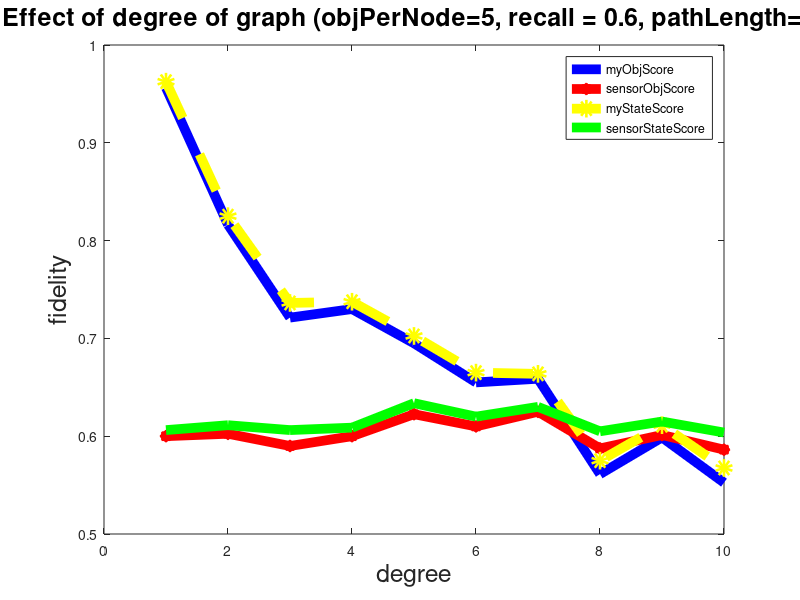

MATLAB code to generate this figure:
% 
% x = 1: 0.1 : 2;
% map = [0.209 0.2098 0.2104 0.2111 0.2121 0.2127 0.2134 0.214 0.2148 0.2152 0.2158];
% plot(x, map);
% xlabel('k1');
% ylabel('MAP');
% title('myBM25 MAP vs. k1');

% x = 0 : 200 : 1000;
% map = [0.216 0.2158 0.2158 0.2158 0.2158 0.2158];
% plot(x, map);
% xlabel('k3');
% ylabel('MAP');
% title('myBM25 MAP vs. k3');

% x = 0.1 : 0.1 : 0.8;
% myObjScore = [0.8874237114561513 0.7710148111716169 0.8188136148113507 0.8153660691348886 0.7777983333242986 0.8333527484521154 .833911606491867 0.9374006721189054 ];
% sensorObjScore = [0.4280903210869078 0.4204277492231784 0.42821688716716155 0.4341548273246564 0.42620940445851474 0.42637851647913144 0.41786966778730933 .42669586797426684];
% myStateScore = [0.8333333333333333 0.6535714285714286 0.7166666666666667 0.715 0.6416666666666666 0.7333333333333333 0.75 0.9];
% plot(x, myObjScore, '-b', 'LineWidth', 12);
% hold on;
% plot(x, sensorObjScore, '*r-', 'LineWidth', 12)
% hold on;
% plot(x, myStateScore, 'yo--', 'LineWidth', 12);
% legend('myObjScore', 'sensorObjScore', 'myStateScore', 0);
% xlabel('density');
% ylabel('fidelity');
% title('Effect of density');


% x = 1 : 1 : 10;
% myObjScore = [1 0.9771725888867018 0.9152789394043515 0.934406780881956 0.8366892049584596 0.8333964011333865 0.8315538636004332 0.8152271090749859 0.8240515249974066 0.8234017763074337 ];
% sensorObjScore = [0.41715148575152394 0.4239812206660624 0.411991013011413 0.44097550655017737 0.43171120580690225 0.42925454197531105 0.43925454197531105 0.42548027916387543 0.42286834243426014 0.41780705677830243 ];
% myStateScore = [1 0.9666666666666666 0.8666666666666666 0.9 0.7333333333333334 0.7333333333333333 0.7333333333333332 0.7 0.7333333333333334 0.725];
% plot(x, myObjScore, '-b', 'LineWidth', 12);
% hold on;
% plot(x, sensorObjScore, '*r-', 'LineWidth', 12)
% hold on;
% plot(x, myStateScore, 'yo--', 'LineWidth', 12);
% legend('myObjScore', 'sensorObjScore', 'myStateScore', 0);
% xlabel('objPerNode');
% ylabel('fidelity');
% title('Effect of object per node (density=0.7, dimension=30, nodeNum=10, stdDev=30)');

% x = 10 : 1 : 19;
% myObjScore = [1 1 1 0.9806476181570577 1 1 0.9770237390411374 0.9820366917610416 1.0 0.9791427438114411 ];
% sensorObjScore = [0.6638286159009998 0.658143359908764 0.6354936692655665 0.6210497114238887 0.6004358468874997 0.5812841879648349 0.5742958481625683 0.5612905040992195 0.5478207941805118 0.5369640825223825];
% myStateScore = [1 1 1 0.975 1 1 0.9666666666666666 0.975 1.0 0.9666666666666668];
% plot(x, myObjScore, '-b', 'LineWidth', 12);
% hold on;
% plot(x, sensorObjScore, '*r-', 'LineWidth', 12)
% hold on;
% plot(x, myStateScore, 'yo--', 'LineWidth', 12);
% legend('myObjScore', 'sensorObjScore', 'myStateScore', 0);
% xlabel('stdDev');
% ylabel('fidelity');
% title('Effect of standard Deviation (density=0.6, dimension=30, nodeNum=10)');
% 
% x = 1 : 1 : 10;
% myObjScore = [1 1.0 1 1 1 1 1 1 1 1];
% sensorObjScore = [0.6833422439219224 0.6754776712595074 0.6675258682623834 0.6592576281314356 0.650144551221691 0.6430008260872162 0.6342200580932328 0.6199228865 0.6004675280212762 0.5985776740864552];
% myStateScore = [1 1.0 1 1 1 1 1 1 1 1];
% plot(x, myObjScore, '-b', 'LineWidth', 6);
% hold on;
% plot(x, sensorObjScore, '*r-', 'LineWidth', 6)
% hold on;
% plot(x, myStateScore, 'yo--', 'LineWidth', 6);
% legend('myObjScore', 'sensorObjScore', 'myStateScore', 0);
% xlabel('mean');
% ylabel('fidelity');
% title('Effect of mean (density=0.6, dimension=30, nodeNum=30, stdDev=10)');

% x = 10 : 2 : 30;
% myObjScore = [0.8243330669182874 0.8407568412027503 0.8891109740140946  0.892008216638352 0.9205598976346707 0.9354847372202745 0.9769556047263415  0.9755839811911761 0.9785566435963527  0.9764048317686737 0.9750283098616332];
% sensorObjScore = [0.5489641510935381 0.5349786549177286 0.5121957198844216 0.5030894945749249 0.49921148601760257 0.5159035755958441 0.5168998466620696 0.5113485632528767 0.518849512375595  0.5161726924850997 0.5214361460048369];
% myStateScore = [.7  0.7333333333333333 0.8333333333333334 0.8333333333333333 0.8666666666666668  0.9 0.9666666666666666 0.9666666666666668 0.9666666666666668 0.9666666666666668 0.9666666666666668];
% plot(x, myObjScore, '-b', 'LineWidth', 6);
% hold on;
% plot(x, sensorObjScore, '*r-', 'LineWidth', 6)
% hold on;
% plot(x, myStateScore, 'yo--', 'LineWidth', 6);
% legend('myObjScore', 'sensorObjScore', 'myStateScore', 0);
% xlabel('dimension');
% ylabel('fidelity');
% title('Effect of dimension (density=0.6, objPerNode=10, nodeNum=30, range=100, mean=0, stdDev=20)');
% 
% x = 2 : 2 : 14;
% myObjScore = [1 0.9786608510371732 0.956965347901981 0.9552521276203674 0.9150825647538984 0.9101918901911118 0.8952892982114318];
% sensorObjScore = [0.5180785387162601 0.5053624270194889 0.5063329209881438 0.5370489145057558 0.5275913426213635  0.5372546046726956  0.5007008449762572];
% myStateScore = [1 0.9666666666666666 0.9333333333333332  0.9333333333333332  0.8666666666666666 0.8666666666666668  0.8333333333333333];
% plot(x, myObjScore, '-b', 'LineWidth', 6);
% hold on;
% plot(x, sensorObjScore, '*r-', 'LineWidth', 6)
% hold on;
% plot(x, myStateScore, 'yo--', 'LineWidth', 6);
% legend('myObjScore', 'sensorObjScore', 'myStateScore', 0);
% xlabel('objPerNode');
% ylabel('fidelity');
% title('Effect of objPerNode (density=0.6, dimension=20, nodeNum=30, range=100, mean=0, stdDev=20)');


% figure(1)
% subplot(1,2,1);
% x = 0.1 : 0.1 : 0.8;
% myObjScore = [0.9700000000000002 0.9479999999999997 0.845 0.8725 0.8366666666666666 0.8600000000000001 0.8633333333333334 0.9166666666666667 ];
% sensorObjScore1 = [0.9085714285714288 0.8939999999999995 0.885 0.9075 0.8833333333333335 0.8900000000000002 0.8833333333333337 0.9233333333333336 ];
% myStateScore1 = [0.9728571428571429 0.9479999999999997 0.845 0.88 0.84 0.8600000000000001 0.8666666666666668 0.9166666666666667 ];
% plot(x, myObjScore, '-b', 'LineWidth', 7);
% hold on;
% plot(x, sensorObjScore1, '*r-', 'LineWidth', 7)
% hold on;
% plot(x, myStateScore1, 'yo--', 'LineWidth', 7);
% legend('myObjScore', 'sensorObjScore', 'myStateScore', 0);
% xlabel('density');
% ylabel('fidelity');
% title('Effect of density(numPerNode=10, nodeNum=20, recall=0.9)');
% 
% subplot(1,2,2);
% x1 = 0.1 : 0.1 : 0.8;
% myObjScore1 = [0.964 0.9279999999999997 0.9419999999999997 0.8759999999999996 0.9039999999999994 0.9079999999999997 0.9099999999999996 0.8999999999999995 ];
% sensorObjScore1 = [0.8939999999999995 0.8919999999999995 0.9019999999999996 0.8879999999999995 0.9139999999999995 0.9039999999999994 0.9099999999999996 0.9059999999999994 ];
% myStateScore1 = [0.966  0.9379999999999998 0.9419999999999997 0.8839999999999997 0.9059999999999994  0.9139999999999996 0.9119999999999995 0.9059999999999995 ];
% plot(x1, myObjScore1, '-b', 'LineWidth', 7);
% hold on;
% plot(x1, sensorObjScore1, '*r-', 'LineWidth', 7)
% hold on;
% plot(x1, myStateScore1, 'yo--', 'LineWidth', 7);
% legend('myObjScore', 'sensorObjScore', 'myStateScore', 0);
% xlabel('density');
% ylabel('fidelity');
% title('Effect of density(numPerNode=10, nodeNum=20, recall=0.9, pathLength=5)');


% x = 1 : 1 : 8;
% myObjScore = [0.8127619047619044 0.6691794871794866 0.5817619047619046 0.4808928571428572 0.41633333333333344 0.47799999999999976 0.4755 0.39];
% sensorObjScore = [0.474361111111111 0.5187097902097901 0.504218253968254 0.48136904761904764 0.4990000000000001 0.524333333333333 0.5179999999999998 0.515];
% myStateScore = [0.9242539682539682 0.747910256410256 0.6531666666666667 0.5358333333333334 0.45433333333333326 0.511 0.49699999999999994 0.4075];
% plot(x, myObjScore, '-b', 'LineWidth', 7);
% hold on;
% plot(x, sensorObjScore, '*r-', 'LineWidth', 7)
% hold on;
% plot(x, myStateScore, 'yo--', 'LineWidth', 7);
% legend('myObjScore', 'sensorObjScore', 'myStateScore', 0);
% xlabel('average in/out degree', 'FontSize', 18);
% ylabel('fidelity', 'FontSize', 18);
% title('Effect of degree (objectNumPerNode=3, dimension=10, nodeNum=30, range=100, stdDev=30)', 'FontSize', 18);


% x = 1 : 1 : 9;
% myObjScore = [0.8165198412698412 0.6810155122655119 0.6540176767676766 0.5848991841491842   0.5408703796203796 0.37857647907647896 0.3723491785991787 0.36861871461871465 0.36744211344211336 ];
% sensorObjScore = [0.7204426406926404 0.576046176046176 0.5152095959595959 0.4778739316239315  0.4328843101343104 0.3776341991341991 0.3795321345321344 0.36098742923742927 0.3719681429681429 ];
% myStateScore = [0.8165198412698412 0.7256998556998556 0.7349015151515149 0.6613517871017873  0.64647205572205594 0.4444556277056275 0.48881951381951366 0.4706531801531802 0.4934731934731934 ];
% plot(x, myObjScore, '-b', 'LineWidth', 7);
% hold on;
% plot(x, sensorObjScore, '*r-', 'LineWidth', 7)
% hold on;
% plot(x, myStateScore, 'yo--', 'LineWidth', 7);
% legend('myObjScore', 'sensorObjScore', 'myStateScore', 0);
% xlabel('objPerNode', 'FontSize', 18);
% ylabel('fidelity', 'FontSize', 18);
% title('Effect of object per node (avgDegree=2, dimension=10, nodeNum=30)', 'FontSize', 18);

% 
% x = 0.1 : 0.1 : 0.9;
% myObjScore = [0.36666666666666664 0.5166666666666667 0.6666666666666666 0.7750000000000001 0.8083333333333332 0.875 0.9583333333333334 0.9583333333333334 0.9666666666666666 ];
% sensorObjScore = [0.09166666666666667 0.2166666666666667 0.2666666666666667 0.4083333333333334 0.5083333333333332 0.575  0.6916666666666667 0.8083333333333332 0.9166666666666666 ];
% myStateScore = [0.36666666666666664 0.5166666666666667 0.6749999999999999 0.7750000000000001 0.8083333333333332 0.875 0.9583333333333334 0.9583333333333334 0.9666666666666666 ];
% sensorStateScore = [0.09166666666666667 0.2166666666666667  0.2750000000000001 0.4083333333333334 0.5083333333333332 0.575  0.6916666666666667 0.8083333333333332 0.9166666666666666 ];
% plot(x, myObjScore, '-b', 'LineWidth', 7);
% hold on;
% plot(x, sensorObjScore, '*r-', 'LineWidth', 7)
% hold on;
% plot(x, myStateScore, 'yo--', 'LineWidth', 7);
% hold on;
% plot(x, sensorStateScore, 'g-', 'LineWidth', 7);
% legend('myObjScore', 'sensorObjScore', 'myStateScore', 'sensorStateScore');
% xlabel('recall', 'FontSize', 18);
% ylabel('fidelity', 'FontSize', 18);
% title('Effect of recall (avgDegree=2, objPerNode=2, height=6, pathLength=6)', 'FontSize', 18);



x = 1 : 1 : 10;
myObjScore = [0.95625 0.81625  0.72125 0.73  0.695 0.655 0.65875 0.56125 0.59875 0.5525 ];
sensorObjScore = [ 0.6 0.6025 0.59 0.6 0.6225  0.61 0.625 0.5875 0.60125 0.58625 ];
myStateScore = [ 0.9625 0.825 0.73625  0.7375 0.7025 0.665 0.66375 0.575  0.61125 0.5675 ];
sensorStateScore = [ 0.60625 0.61125 0.60625 0.60875  0.63375 0.62 0.63 0.605 0.615 0.60375 ];
plot(x, myObjScore, '-b', 'LineWidth', 7);
hold on;
plot(x, sensorObjScore, '*r-', 'LineWidth', 7)
hold on;
plot(x, myStateScore, 'yo--', 'LineWidth', 7);
hold on;
plot(x, sensorStateScore, 'g-', 'LineWidth', 7);
legend('myObjScore', 'sensorObjScore', 'myStateScore', 'sensorStateScore');
xlabel('degree', 'FontSize', 18);
ylabel('fidelity', 'FontSize', 18);
title('Effect of degree of graph (objPerNode=5, recall = 0.6, pathLength=8)', 'FontSize', 18);
% 
% 
% x = 1 : 1 : 6;
% myObjScore = [ 0.6 0.65 0.6733333333333335 0.7575 0.885999999999999  0.9066666666666663 ];
% sensorObjScore = [ 0.6 0.595  0.58 0.575 0.584 0.585];
% myStateScore = [ 0.6 0.65  0.6733333333333335 0.7575 0.885999999999999 0.9066666666666663 ];
% sensorStateScore = [ 0.6 0.595 0.58 0.575 0.584  0.585];
% plot(x, myObjScore, '-b', 'LineWidth', 7);
% hold on;
% plot(x, sensorObjScore, '*r-', 'LineWidth', 7)
% hold on;
% plot(x, myStateScore, 'yo--', 'LineWidth', 7);
% hold on;
% plot(x, sensorStateScore, 'g-', 'LineWidth', 7);
% legend('myObjScore', 'sensorObjScore', 'myStateScore', 'sensorStateScore');
% xlabel('pathLength', 'FontSize', 18);
% ylabel('fidelity', 'FontSize', 18);
% title('Effect of pathLength of Tree (avgDegree=2, objPerNode=2, recall=0.6,height=6)', 'FontSize', 18);


% x = 0.1 : 0.1 : 0.9;
% myObjScore = [ 0.125 0.2 0.35 0.53125 0.6375 0.725 0.90625 0.91875 0.975 ];
% sensorObjScore = [ 0.0875  0.20625 0.2625 0.36875 0.48125 0.55 0.7 0.83125 0.88125 ];
% myStateScore = [0.1375 0.225 0.36875 0.5375 0.65625 0.7375 0.91875 0.91875 0.975 ];
% sensorStateScore = [0.1  0.25625 0.2875 0.375 0.5 0.5625 0.7125 0.83125 0.88125];
% plot(x, myObjScore, '-b', 'LineWidth', 7);
% hold on;
% plot(x, sensorObjScore, '*r-', 'LineWidth', 7)
% hold on;
% plot(x, myStateScore, 'yo--', 'LineWidth', 7);
% hold on;
% plot(x, sensorStateScore, 'g-', 'LineWidth', 7);
% legend('myObjScore', 'sensorObjScore', 'myStateScore', 'sensorStateScore');
% xlabel('recall', 'FontSize', 18);
% ylabel('fidelity', 'FontSize', 18);
% title('Effect of Graph Recall (avgDegree=3, objPerNode=5, nodeNum=30, pathLength=8)', 'FontSize', 18);

% x = 1 : 1 : 10;
% myObjScore = [0.51 0.645 0.60966666666666668 0.66 0.626 0.6866666666666669 0.6814285714285714 0.7525 0.7888888888888882  0.7560000000000002 ];
% sensorObjScore = [0.51  0.61 0.5499999999998 0.5675 0.5879999999999999 0.5833333333333335 0.5657142857142858  0.60375  0.6199999999999999 0.6030000000000002
%  ];
% myStateScore = [0.51  0.655 0.61333333333332 0.68 0.6399999999999999 0.6900000000000002 0.701428571428571 0.76125 0.7988888888888883  0.7650000000000002];
% sensorStateScore = [0.51 0.62 0.553333333333333 0.59 0.6039999999999999 0.5900000000000003 0.5857142857142857 0.6125 0.6299999999999999  0.6140000000000003];
% plot(x, myObjScore, '-b', 'LineWidth', 7);
% hold on;
% plot(x, sensorObjScore, '*r-', 'LineWidth', 7)
% hold on;
% plot(x, myStateScore, 'yo--', 'LineWidth', 7);
% hold on;
% plot(x, sensorStateScore, 'g-', 'LineWidth', 7);
% legend('myObjScore', 'sensorObjScore', 'myStateScore', 'sensorStateScore');
% xlabel('pathLength', 'FontSize', 18);
% ylabel('fidelity', 'FontSize', 18);
% title('Effect of Graph pathLength (avgDegree=3, objPerNode=5, nodeNum=30, recall=0.6)', 'FontSize', 18);


